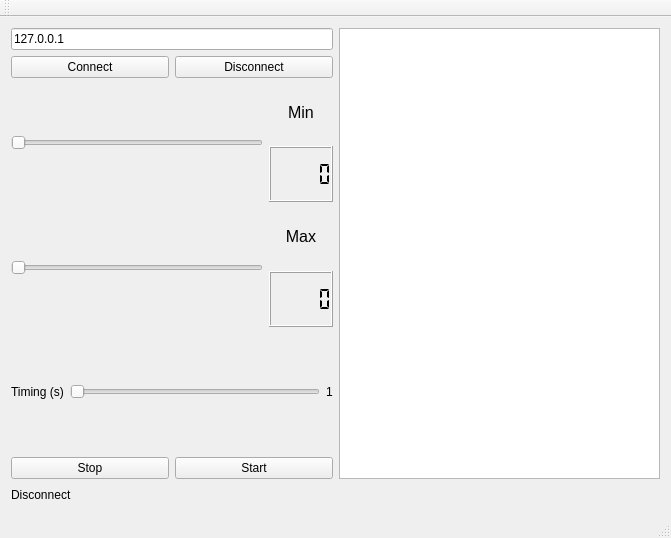
<?xml version="1.0" encoding="UTF-8"?>
<ui version="4.0">
 <class>MainWindow</class>
 <widget class="QMainWindow" name="MainWindow">
  <property name="geometry">
   <rect>
    <x>0</x>
    <y>0</y>
    <width>671</width>
    <height>538</height>
   </rect>
  </property>
  <property name="windowTitle">
   <string>MainWindow</string>
  </property>
  <widget class="QWidget" name="centralWidget">
   <layout class="QVBoxLayout" name="verticalLayout_4">
    <item>
     <layout class="QHBoxLayout" name="horizontalLayout_7" stretch="50,50">
      <item>
       <layout class="QVBoxLayout" name="verticalLayout_3">
        <item>
         <widget class="QLineEdit" name="lineEditIP">
          <property name="text">
           <string>127.0.0.1</string>
          </property>
         </widget>
        </item>
        <item>
         <layout class="QHBoxLayout" name="horizontalLayout">
          <item>
           <widget class="QPushButton" name="pushButtonConnect">
            <property name="text">
             <string>Connect</string>
            </property>
           </widget>
          </item>
          <item>
           <widget class="QPushButton" name="pushButtonDisconnect">
            <property name="text">
             <string>Disconnect</string>
            </property>
           </widget>
          </item>
         </layout>
        </item>
        <item>
         <layout class="QHBoxLayout" name="horizontalLayout_3">
          <item>
           <widget class="QSlider" name="horizontalSliderMin">
            <property name="maximum">
             <number>49</number>
            </property>
            <property name="value">
             <number>0</number>
            </property>
            <property name="orientation">
             <enum>Qt::Orientation::Horizontal</enum>
            </property>
           </widget>
          </item>
          <item>
           <layout class="QVBoxLayout" name="verticalLayout">
            <item>
             <widget class="QLabel" name="label">
              <property name="font">
               <font>
                <pointsize>12</pointsize>
               </font>
              </property>
              <property name="text">
               <string>Min</string>
              </property>
              <property name="alignment">
               <set>Qt::AlignmentFlag::AlignCenter</set>
              </property>
             </widget>
            </item>
            <item>
             <widget class="QLCDNumber" name="lcdNumberMin">
              <property name="segmentStyle">
               <enum>QLCDNumber::SegmentStyle::Flat</enum>
              </property>
             </widget>
            </item>
           </layout>
          </item>
         </layout>
        </item>
        <item>
         <layout class="QHBoxLayout" name="horizontalLayout_5">
          <item>
           <widget class="QSlider" name="horizontalSliderMax">
            <property name="minimum">
             <number>50</number>
            </property>
            <property name="maximum">
             <number>100</number>
            </property>
            <property name="sliderPosition">
             <number>50</number>
            </property>
            <property name="orientation">
             <enum>Qt::Orientation::Horizontal</enum>
            </property>
           </widget>
          </item>
          <item>
           <layout class="QVBoxLayout" name="verticalLayout_2">
            <item>
             <widget class="QLabel" name="label_2">
              <property name="font">
               <font>
                <pointsize>12</pointsize>
               </font>
              </property>
              <property name="layoutDirection">
               <enum>Qt::LayoutDirection::LeftToRight</enum>
              </property>
              <property name="text">
               <string>Max</string>
              </property>
              <property name="alignment">
               <set>Qt::AlignmentFlag::AlignCenter</set>
              </property>
             </widget>
            </item>
            <item>
             <widget class="QLCDNumber" name="lcdNumberMax">
              <property name="segmentStyle">
               <enum>QLCDNumber::SegmentStyle::Flat</enum>
              </property>
             </widget>
            </item>
           </layout>
          </item>
         </layout>
        </item>
        <item>
         <layout class="QHBoxLayout" name="horizontalLayout_6">
          <item>
           <widget class="QLabel" name="label_3">
            <property name="text">
             <string>Timing (s)</string>
            </property>
           </widget>
          </item>
          <item>
           <widget class="QSlider" name="horizontalSliderTiming">
            <property name="minimum">
             <number>1</number>
            </property>
            <property name="maximum">
             <number>5</number>
            </property>
            <property name="orientation">
             <enum>Qt::Orientation::Horizontal</enum>
            </property>
           </widget>
          </item>
          <item>
           <widget class="QLabel" name="label_4">
            <property name="text">
             <string>1</string>
            </property>
           </widget>
          </item>
         </layout>
        </item>
        <item>
         <layout class="QHBoxLayout" name="horizontalLayout_2">
          <item>
           <widget class="QPushButton" name="pushButtonStop">
            <property name="text">
             <string>Stop</string>
            </property>
           </widget>
          </item>
          <item>
           <widget class="QPushButton" name="pushButtonStart">
            <property name="text">
             <string>Start</string>
            </property>
           </widget>
          </item>
         </layout>
        </item>
       </layout>
      </item>
      <item>
       <widget class="QTextBrowser" name="textBrowser"/>
      </item>
     </layout>
    </item>
    <item>
     <layout class="QHBoxLayout" name="horizontalLayout_4">
      <item>
       <widget class="QLabel" name="labelConection">
        <property name="text">
         <string>Disconnect</string>
        </property>
       </widget>
      </item>
      <item>
       <spacer name="horizontalSpacer">
        <property name="orientation">
         <enum>Qt::Orientation::Horizontal</enum>
        </property>
        <property name="sizeHint" stdset="0">
         <size>
          <width>40</width>
          <height>20</height>
         </size>
        </property>
       </spacer>
      </item>
     </layout>
    </item>
   </layout>
  </widget>
  <widget class="QMenuBar" name="menuBar">
   <property name="geometry">
    <rect>
     <x>0</x>
     <y>0</y>
     <width>671</width>
     <height>21</height>
    </rect>
   </property>
  </widget>
  <widget class="QToolBar" name="mainToolBar">
   <attribute name="toolBarArea">
    <enum>TopToolBarArea</enum>
   </attribute>
   <attribute name="toolBarBreak">
    <bool>false</bool>
   </attribute>
  </widget>
  <widget class="QStatusBar" name="statusBar"/>
 </widget>
 <layoutdefault spacing="6" margin="11"/>
 <resources/>
 <connections>
  <connection>
   <sender>horizontalSliderMin</sender>
   <signal>valueChanged(int)</signal>
   <receiver>lcdNumberMin</receiver>
   <slot>display(int)</slot>
   <hints>
    <hint type="sourcelabel">
     <x>58</x>
     <y>196</y>
    </hint>
    <hint type="destinationlabel">
     <x>299</x>
     <y>220</y>
    </hint>
   </hints>
  </connection>
  <connection>
   <sender>horizontalSliderMax</sender>
   <signal>valueChanged(int)</signal>
   <receiver>lcdNumberMax</receiver>
   <slot>display(int)</slot>
   <hints>
    <hint type="sourcelabel">
     <x>78</x>
     <y>280</y>
    </hint>
    <hint type="destinationlabel">
     <x>299</x>
     <y>297</y>
    </hint>
   </hints>
  </connection>
  <connection>
   <sender>horizontalSliderTiming</sender>
   <signal>valueChanged(int)</signal>
   <receiver>label_4</receiver>
   <slot>setNum(int)</slot>
   <hints>
    <hint type="sourcelabel">
     <x>119</x>
     <y>363</y>
    </hint>
    <hint type="destinationlabel">
     <x>328</x>
     <y>330</y>
    </hint>
   </hints>
  </connection>
  <connection>
   <sender>pushButtonConnect</sender>
   <signal>clicked()</signal>
   <receiver>MainWindow</receiver>
   <slot>tpcConnect()</slot>
   <hints>
    <hint type="sourcelabel">
     <x>89</x>
     <y>118</y>
    </hint>
    <hint type="destinationlabel">
     <x>287</x>
     <y>185</y>
    </hint>
   </hints>
  </connection>
  <connection>
   <sender>pushButtonDisconnect</sender>
   <signal>clicked()</signal>
   <receiver>MainWindow</receiver>
   <slot>tcpDisconnect()</slot>
   <hints>
    <hint type="sourcelabel">
     <x>211</x>
     <y>121</y>
    </hint>
    <hint type="destinationlabel">
     <x>275</x>
     <y>140</y>
    </hint>
   </hints>
  </connection>
  <connection>
   <sender>pushButtonStart</sender>
   <signal>clicked()</signal>
   <receiver>MainWindow</receiver>
   <slot>iniciar()</slot>
   <hints>
    <hint type="sourcelabel">
     <x>213</x>
     <y>444</y>
    </hint>
    <hint type="destinationlabel">
     <x>111</x>
     <y>401</y>
    </hint>
   </hints>
  </connection>
  <connection>
   <sender>pushButtonStop</sender>
   <signal>clicked()</signal>
   <receiver>MainWindow</receiver>
   <slot>finalizar()</slot>
   <hints>
    <hint type="sourcelabel">
     <x>166</x>
     <y>431</y>
    </hint>
    <hint type="destinationlabel">
     <x>243</x>
     <y>403</y>
    </hint>
   </hints>
  </connection>
 </connections>
 <slots>
  <slot>tpcConnect()</slot>
  <slot>tcpDisconnect()</slot>
  <slot>iniciar()</slot>
  <slot>finalizar()</slot>
 </slots>
</ui>
